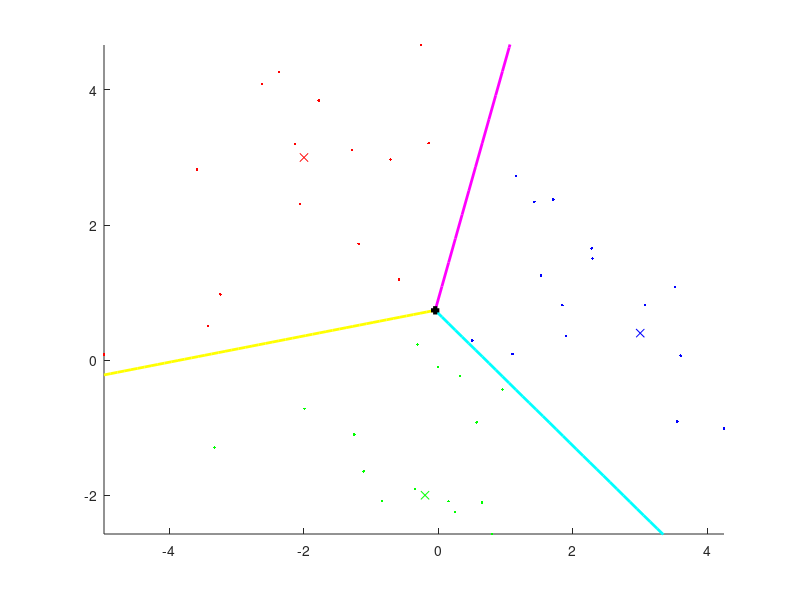

The MATLAB script that drew this image:
clear; clc; clf; %close all;
% AI04-Linear model for regression and classification.pdf P38

%% load x, y
load('data.mat', 'n', 'x', 'y', 'y0', 'mu1', 'mu2', 'mu3');
r1 = x(1:n,:);
r2 = x(1+n:n*2,:);
r3 = x(1+n*2:n*3,:);
l1 = y0(1:n,:);
l2 = y0(1+n:n*2,:);
l3 = y0(1+n*2:n*3,:);

%% compute decision boundary
X = [ones(n*3,1) x]; % each row is a data point
T = y; % each row is a 1-of-K label
W = pinv(X' * X) * X' * T; % PRML(4.16) each column is a w vector

lineN = 100;
% W(1,2)-W(1,1)) + (W(2,2)-W(2,1)) * b_x + (W(3,1)-W(3,2)) * b_y = 0
b_x = (W(1,1)*W(3,2)+W(3,1)*W(1,3)+W(1,2)*W(3,3)-W(1,1)*W(3,3)-W(3,1)*W(1,2)-W(3,2)*W(1,3)) ...
    / (W(2,1)*W(3,3)+W(3,1)*W(2,2)+W(3,2)*W(2,3)-W(2,1)*W(3,2)-W(3,1)*W(2,3)-W(2,2)*W(3,3));
b_y = ((W(1,2)-W(1,1)) + (W(2,2)-W(2,1)) * b_x) / (W(3,1)-W(3,2));
b_x12 = min(X(:,2)):0.1:b_x;
b_y12 = ((W(1, 2)-W(1, 1)) + (W(2, 2)-W(2, 1)) * b_x12) / (W(3, 1)-W(3, 2));
b_x13 = b_x:0.1:max(X(:,2));
b_y13 = ((W(1, 3)-W(1, 1)) + (W(2, 3)-W(2, 1)) * b_x13) / (W(3, 1)-W(3, 3));
b_x23 = b_x:0.1:max(X(:,2));
b_y23 = ((W(1, 3)-W(1, 2)) + (W(2, 3)-W(2, 2)) * b_x23) / (W(3, 2)-W(3, 3));

%% show data
figure(1);hold on;
plot(mu1(1),mu1(2),'rx');
plot(mu2(1),mu2(2),'gx');
plot(mu3(1),mu3(2),'bx');
plot(r1(:,1),r1(:,2),'r.');
plot(r2(:,1),r2(:,2),'g.');
plot(r3(:,1),r3(:,2),'b.');
plot(b_x12, b_y12, 'y', 'LineWidth', 2); % decision boundary 1-2
plot(b_x13, b_y13, 'm', 'LineWidth', 2); % decision boundary 1-3
plot(b_x23, b_y23, 'c', 'LineWidth', 2); % decision boundary 2-3
plot(b_x, b_y, 'k+', 'LineWidth', 3); % decision boundary center
axis([min(x(:,1)) max(x(:,1)) min(x(:,2)) max(x(:,2))]);